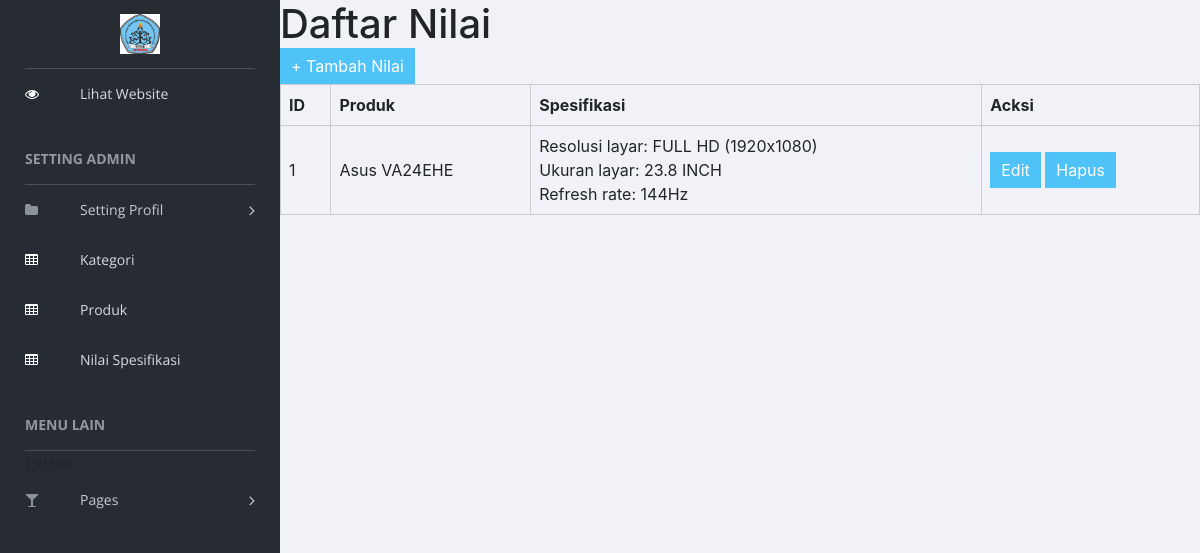
Page /admins/index.php?page=nilai (signed in) on the committed database.
### tables this page shows
CREATE TABLE `nilai_spesifikasi` (
  `id` int(255) NOT NULL,
  `produk` int(255) NOT NULL,
  `nilai` text NOT NULL
);

CREATE TABLE `produk` (
  `id` int(11) NOT NULL,
  `nama` varchar(255) NOT NULL,
  `kategori` int(255) NOT NULL,
  `harga` int(11) NOT NULL,
  `deskripsi` text DEFAULT NULL,
  `gambar` varchar(255) DEFAULT NULL,
  `thumbnail1` varchar(255) DEFAULT NULL,
  `thumbnail2` varchar(255) DEFAULT NULL,
  `thumbnail3` varchar(255) DEFAULT NULL,
  `thumbnail4` varchar(255) DEFAULT NULL,
  `stok` int(11) DEFAULT 0,
  `rating` float DEFAULT 0
);

### admins/pages/nilai.php (the view, shortened to what this page needs)
<?php
include 'koneksi.php';
?>
<body>
  <h1>Daftar Nilai</h1>
  <a href="index.php?page=tambahNilai" class="btn">+ Tambah Nilai</a>
  <table>
    <tr>
      <th>ID</th>
      <th>Produk</th>
      <th>Spesifikasi</th>
      <th>Acksi</th>
    </tr>
    <?php
    $produk = mysqli_query($conn, "SELECT * FROM nilai_spesifikasi");
    while ($p = mysqli_fetch_assoc($produk)) {
      $nproduk = mysqli_fetch_assoc(mysqli_query($conn, "SELECT * FROM produk where id='".$p['produk']."'"))['nama'];
      $jspek = explode(",", mysqli_fetch_assoc(mysqli_query($conn, "SELECT * FROM kategori where id='".mysqli_fetch_assoc(mysqli_query($conn, "SELECT * FROM produk where id='".$p['produk']."'"))['kategori']."'"))['spesifikasi']);
      $nspek = explode(",", $p['nilai']);
    ?>
    <tr>
      <td><?= $p['id'] ?></td>
      <td><?= $nproduk ?></td>
      <td>
      <?php
      for($i=0;$i<count($jspek);$i++){
        echo $jspek[$i].": ".$nspek[$i]."<br/>";
      }
      ?>
      </td>
      <td>
        <a href="index.php?page=editNilai&id=<?= $p['id'] ?>" class="btn">Edit</a>
        <a href="index.php?page=hapusNilai&id=<?= $p['id'] ?>" class="btn" onclick="return confirm('Hapus Spesifikasi untuk produk ini?')">Hapus</a>
      </td>
    </tr>
    <?php } ?>
  </table>
</body>
</html>

### admins/pages/nilai.php (style rules this page uses)
table { border-collapse: collapse; width: 100%; }
th, td { border: 1px solid #ccc; padding: 8px; }
a.btn { background: #4fc3f7; color: #fff; padding: 5px 10px; text-decoration: none; }

### rows in the picture
nilai_spesifikasi: id "1", produk.nama "Asus VA24EHE", i "Resolusi layar", nilai "FULL HD (1920x1080)", i "Ukuran layar", nilai "23.8 INCH", i "Refresh rate", nilai "144Hz"
